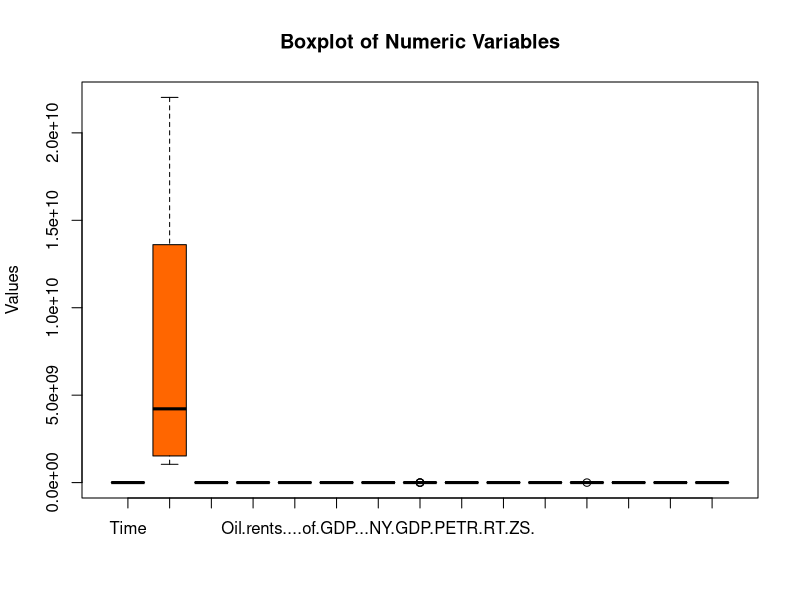
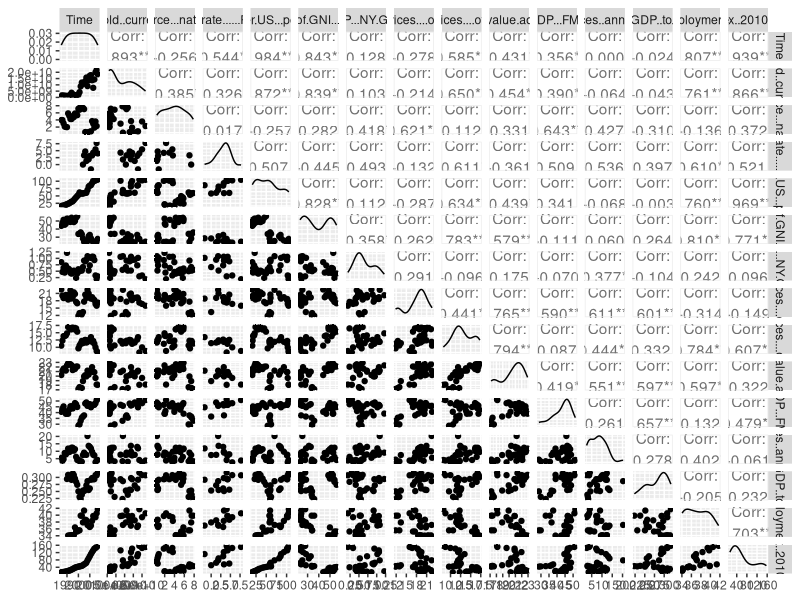
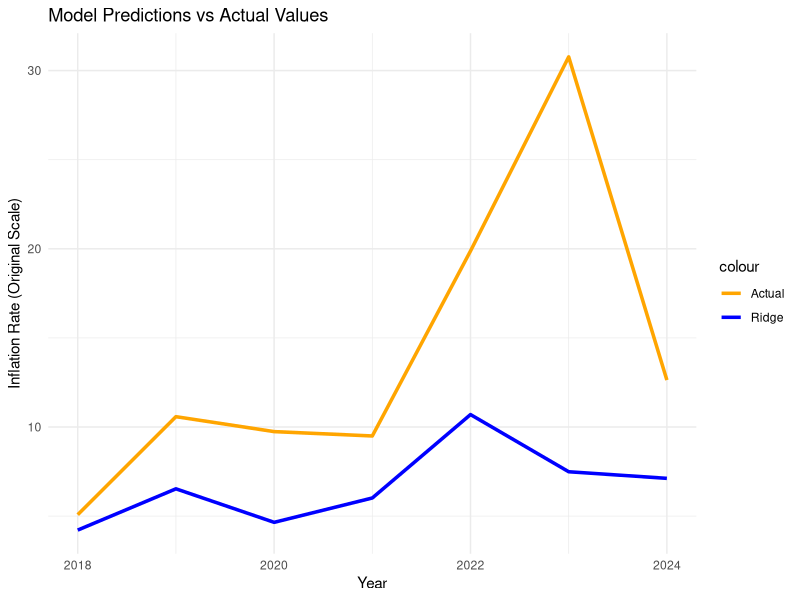
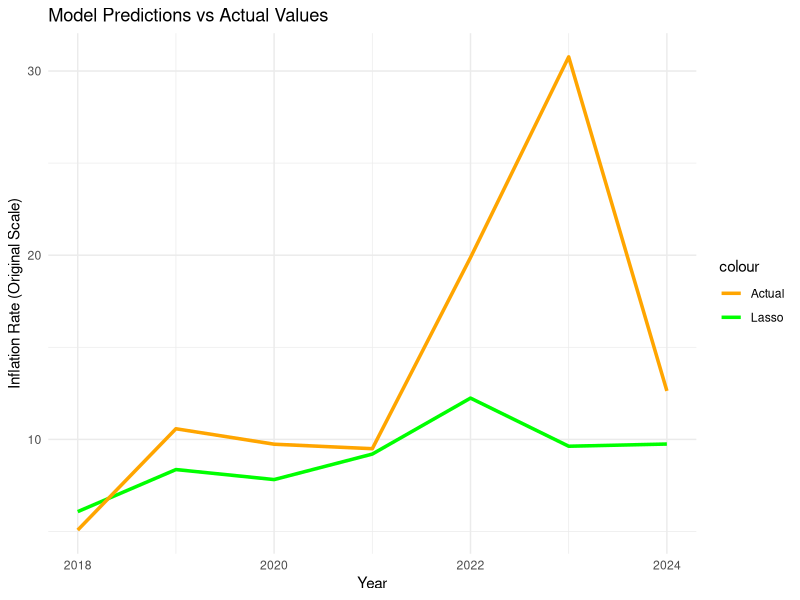
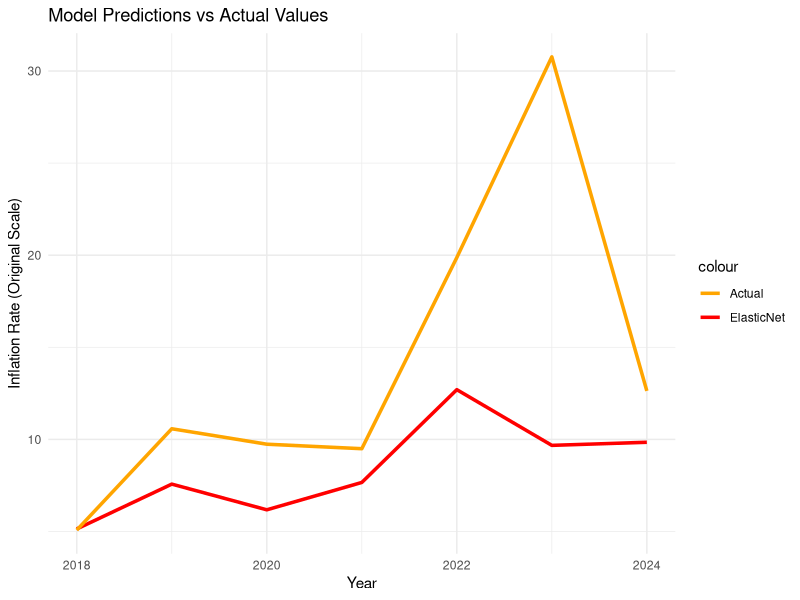
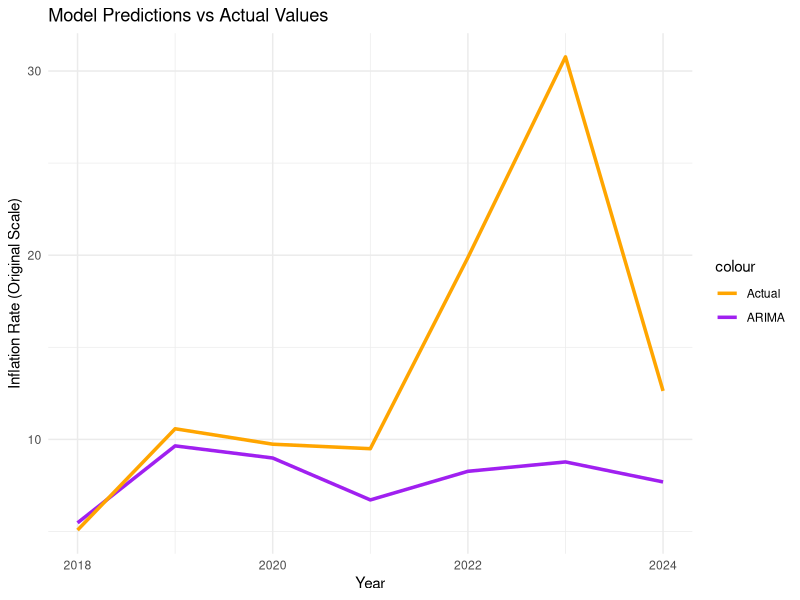
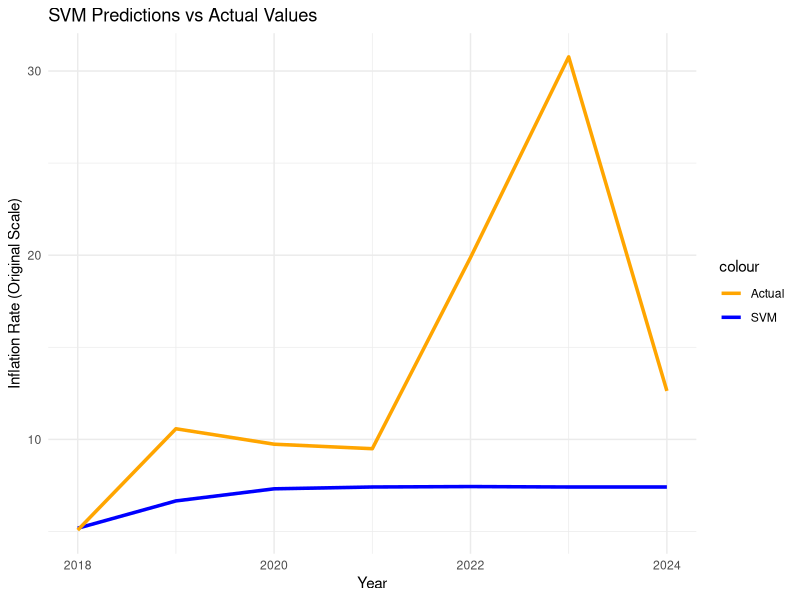
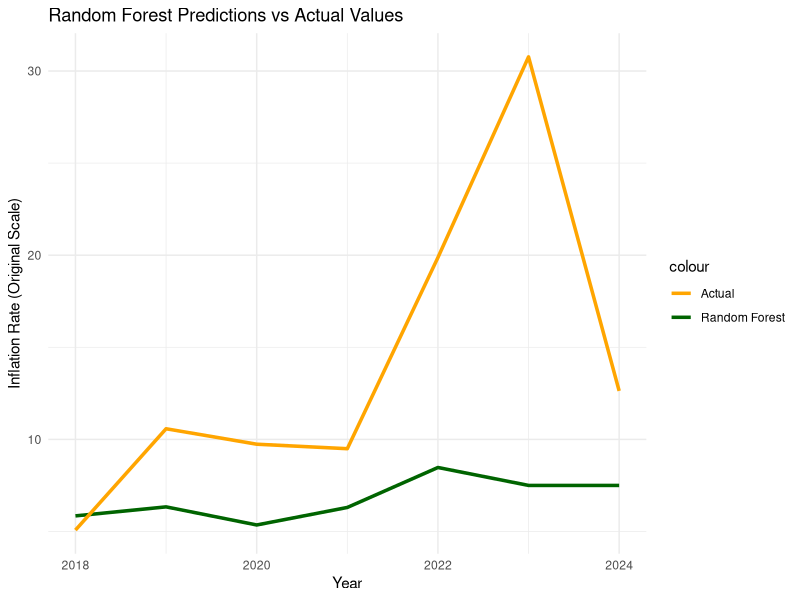

Here is the R script that generated these plots, in order: (Note: this script raises an error after producing the figures.)
# Load required libraries for data manipulation, visualization, and modeling
library(readr)         # For reading CSV files
library(dplyr)         # For data wrangling
library(zoo)           # For time series functions like na.locf
library(ggplot2)       # For creating plots
library(forecast)      # For ARIMA modeling
library(glmnet)        # For Ridge, Lasso, and Elastic Net regression
library(GGally)        # For ggpairs plot (scatterplot matrix)
library(caret)         # For model training utilities
library(e1071)         # For SVM
library(randomForest)  # For Random Forest
library(tseries)
library(tidyr)
# Load the training and testing datasets
train_df <- read.csv('train - Copy.csv', stringsAsFactors = FALSE)
test_df <- read.csv('test - Copy.csv', stringsAsFactors = FALSE)

# Replace missing values denoted by ".." with NA
train_df[train_df == ".."] <- NA
test_df[test_df == ".."] <- NA

# Convert all columns (except first) to numeric
num_cols <- names(train_df)[2:ncol(train_df)]
for (col in num_cols) {
  train_df[[col]] <- as.numeric(train_df[[col]])
  test_df[[col]] <- as.numeric(test_df[[col]])
}

# Select only numeric columns
numeric_df <- train_df[sapply(train_df, is.numeric)]

# Impute missing values with forward fill
train_df[num_cols] <- lapply(train_df[num_cols], na.locf, na.rm = FALSE)
test_df[num_cols] <- lapply(test_df[num_cols], na.locf, na.rm = FALSE)

# View correlation matrix
cor(train_df[sapply(train_df, is.numeric)])

# Display summary statistics
summary(train_df)

# Create a boxplot of numeric variables
boxplot(numeric_df, main = "Boxplot of Numeric Variables", ylab = "Values", col = rainbow(ncol(numeric_df)))

# Create a scatterplot matrix
ggpairs(numeric_df)

# Save target column name and its stats
target_col <- "Inflation..consumer.prices..annual.....FP.CPI.TOTL.ZG."
train_target_mean <- mean(train_df[[target_col]], na.rm = TRUE)
train_target_sd <- sd(train_df[[target_col]], na.rm = TRUE)

# Z-score scale all numeric columns using training stats
train_means <- colMeans(train_df[num_cols], na.rm = TRUE)
train_sds <- apply(train_df[num_cols], 2, sd, na.rm = TRUE)
train_df[num_cols] <- scale(train_df[num_cols])
test_df[num_cols] <- sweep(sweep(test_df[num_cols], 2, train_means, "-"), 2, train_sds, "/")

# Prepare train/test feature matrices and target vectors
X_train <- train_df[, setdiff(num_cols, target_col)]
y_train <- train_df[[target_col]]
X_test <- test_df[, setdiff(num_cols, target_col)]
y_test <- test_df[[target_col]]

# Check for missing values
cat("NAs in X_train:", sum(is.na(X_train)), "\n")
cat("NAs in X_test:", sum(is.na(X_test)), "\n")

# Impute remaining NAs with mean
X_train_ready <- makeX(X_train, na.impute = TRUE, fill.na = "mean")
X_test_ready <- makeX(X_test, na.impute = TRUE, fill.na = "mean")

# Convert data to matrices for modeling
X_train_matrix <- as.matrix(X_train_ready)
X_test_matrix <- as.matrix(X_test_ready)

# Fit models
set.seed(123)
ridge_cv <- cv.glmnet(X_train_matrix, y_train, alpha = 0)
lasso_cv <- cv.glmnet(X_train_matrix, y_train, alpha = 1)
elastic_cv <- cv.glmnet(X_train_matrix, y_train, alpha = 0.5)
svm_fit <- svm(y_train ~ ., data = as.data.frame(X_train_matrix), kernel = "radial", cost = 1, gamma = 0.1)
rf_fit <- randomForest(y_train ~ ., data = as.data.frame(X_train_matrix), ntree = 100, na.action = na.omit)

# Predict using models
ridge_preds <- predict(ridge_cv, s = "lambda.min", newx = X_test_matrix)
lasso_preds <- predict(lasso_cv, s = "lambda.min", newx = X_test_matrix)
elastic_preds <- predict(elastic_cv, s = "lambda.min", newx = X_test_matrix)
svm_preds <- predict(svm_fit, as.data.frame(X_test_matrix))
rf_preds <- predict(rf_fit, as.data.frame(X_test_matrix))

# Actual test values (original scale)
real_test_values <- c(5.078,10.578,9.740, 9.496, 19.874, 30.768, 12.633)

# Scale actual test values using training stats
scaled_actuals <- (real_test_values - train_target_mean) / train_target_sd

# Fit ARIMA model on inflation data
# Check for stationarity using Augmented Dickey-Fuller (ADF) test
target_col <- "Inflation..consumer.prices..annual.....FP.CPI.TOTL.ZG."
target_ts <- ts(train_df[[target_col]], frequency = 1)

adf_test_result <- adf.test(target_ts)
cat("ADF Test p-value:", adf_test_result$p.value, "\n")

# If p-value > 0.05, the series is non-stationary, so apply differencing
if (adf_test_result$p.value > 0.05) {
  cat("The series is non-stationary. Differencing will be applied.\n")
  
  # Apply first-order differencing
  target_ts_diff1 <- diff(target_ts, differences = 1)
  
  # Check stationarity after first differencing
  adf_test_diff1_result <- adf.test(target_ts_diff1)
  cat("ADF Test p-value after first differencing:", adf_test_diff1_result$p.value, "\n")
  
  # If still non-stationary (p-value > 0.05), apply second-order differencing
  if (adf_test_diff1_result$p.value > 0.05) {
    cat("The series is still non-stationary. Second differencing will be applied.\n")
    target_ts_diff2 <- diff(target_ts_diff1, differences = 1)
    
    # Check stationarity after second differencing
    adf_test_diff2_result <- adf.test(target_ts_diff2)
    cat("ADF Test p-value after second differencing:", adf_test_diff2_result$p.value, "\n")
    
    # If still non-stationary (p-value > 0.05), apply third-order differencing
    if (adf_test_diff2_result$p.value > 0.05) {
      cat("The series is still non-stationary. Third differencing will be applied.\n")
      target_ts_diff3 <- diff(target_ts_diff2, differences = 1)
      
      # Check stationarity after third differencing
      adf_test_diff3_result <- adf.test(target_ts_diff3)
      cat("ADF Test p-value after third differencing:", adf_test_diff3_result$p.value, "\n")
      
      target_ts_diff3 <- target_ts_diff3  # Use third differencing if still non-stationary
    } else {
      cat("The series is stationary after second differencing.\n")
      target_ts_diff3 <- target_ts_diff2  # No need for third differencing
    }
  } else {
    cat("The series is stationary after first differencing.\n")
    target_ts_diff3 <- target_ts_diff2  # No need for second or third differencing
  }
} else {
  cat("The series is already stationary.\n")
  target_ts_diff3 <- target_ts  # No differencing needed
}

# Fit the ARIMA model on the differenced series
arima_fit <- auto.arima(target_ts_diff2)

# Forecast for the next 7 years (matching the test set)
arima_forecast <- forecast(arima_fit, h = 7)
arima_preds <- arima_forecast$mean


# Combine predictions into a dataframe
predictions <- data.frame(
  Year = 2018:2024,
  Ridge = as.numeric(ridge_preds),
  Lasso = as.numeric(lasso_preds),
  ElasticNet = as.numeric(elastic_preds),
  ARIMA = as.numeric(arima_preds),
  Actual_Scaled = scaled_actuals,
  SVM = as.numeric(svm_preds),
  RandomForest = as.numeric(rf_preds)
)

# Print predictions
print(predictions)

# Calculate RMSE for each model
cat("\nModel Performance (RMSE in scaled space):\n")
cat("Ridge:", sqrt(mean((predictions$Ridge - predictions$Actual_Scaled)^2)), "\n")
cat("Lasso:", sqrt(mean((predictions$Lasso - predictions$Actual_Scaled)^2)), "\n")
cat("ElasticNet:", sqrt(mean((predictions$ElasticNet - predictions$Actual_Scaled)^2)), "\n")
cat("ARIMA:", sqrt(mean((predictions$ARIMA - predictions$Actual_Scaled)^2)), "\n")
cat("SVM:", sqrt(mean((predictions$SVM - predictions$Actual_Scaled)^2)), "\n")
cat("RandomForest:", sqrt(mean((predictions$RandomForest - predictions$Actual_Scaled)^2)), "\n")

# Inverse transform predictions to original scale
predictions$Ridge_Original <- (predictions$Ridge * train_target_sd) + train_target_mean
predictions$Lasso_Original <- (predictions$Lasso * train_target_sd) + train_target_mean
predictions$ElasticNet_Original <- (predictions$ElasticNet * train_target_sd) + train_target_mean
predictions$ARIMA_Original <- (predictions$ARIMA * train_target_sd) + train_target_mean
predictions$Actual_Original <- real_test_values
predictions$SVM_Original <- (predictions$SVM * train_target_sd) + train_target_mean
predictions$RandomForest_Original <- (predictions$RandomForest * train_target_sd) + train_target_mean

# Print predictions in original scale
print(predictions[, c("Year", "Ridge_Original", "Lasso_Original", 
                      "ElasticNet_Original", "ARIMA_Original", "Actual_Original",
                      "SVM_Original", "RandomForest_Original")])

# Plot predictions vs actual for each model
# Plot Ridge vs Actual
ggplot(predictions, aes(x = Year)) +
  geom_line(aes(y = Ridge_Original, color = "Ridge"), size = 1.2) +
  geom_line(aes(y = Actual_Original, color = "Actual"), size = 1.2)+
  labs(title = "Model Predictions vs Actual Values", x = "Year", y = "Inflation Rate (Original Scale)") +
  theme_minimal() +
  scale_color_manual(values = c("Ridge" = "blue", "Lasso" = "green", 
                                "ElasticNet" = "red", "ARIMA" = "purple", 
                                "Actual" = "orange"))


# Plot Lasso vs Actual
ggplot(predictions, aes(x = Year)) +
  geom_line(aes(y = Lasso_Original, color = "Lasso"), size = 1.2) +
  geom_line(aes(y = Actual_Original, color = "Actual"), size = 1.2)+
  labs(title = "Model Predictions vs Actual Values", x = "Year", y = "Inflation Rate (Original Scale)") +
  theme_minimal() +
  scale_color_manual(values = c("Ridge" = "blue", "Lasso" = "green", 
                                "ElasticNet" = "red", "ARIMA" = "purple", 
                                "Actual" = "orange"))


# Plot ElasticNet vs Actual
ggplot(predictions, aes(x = Year)) +
  geom_line(aes(y = ElasticNet_Original, color = "ElasticNet"), size = 1.2) +
  geom_line(aes(y = Actual_Original, color = "Actual"), size = 1.2)+
  labs(title = "Model Predictions vs Actual Values", x = "Year", y = "Inflation Rate (Original Scale)") +
  theme_minimal() +
  scale_color_manual(values = c("Ridge" = "blue", "Lasso" = "green", 
                                "ElasticNet" = "red", "ARIMA" = "purple", 
                                "Actual" = "orange"))


# Plot ARIMA vs Actual
ggplot(predictions, aes(x = Year)) +
  geom_line(aes(y = ARIMA_Original, color = "ARIMA"), size = 1.2) +
  geom_line(aes(y = Actual_Original, color = "Actual"), size = 1.2)+
  labs(title = "Model Predictions vs Actual Values", x = "Year", y = "Inflation Rate (Original Scale)") +
  theme_minimal() +
  scale_color_manual(values = c("Ridge" = "blue", "Lasso" = "green", 
                                "ElasticNet" = "red", "ARIMA" = "purple", 
                                "Actual" = "orange"))

# Plot SVM vs Actual
ggplot(predictions, aes(x = Year)) +
  geom_line(aes(y = SVM_Original, color = "SVM"), size = 1.2) +
  geom_line(aes(y = Actual_Original, color = "Actual"), size = 1.2) +
  labs(title = "SVM Predictions vs Actual Values",
       x = "Year", y = "Inflation Rate (Original Scale)") +
  theme_minimal() +
  scale_color_manual(values = c("SVM" = "blue", "Actual" = "orange"))


# Plot RandomForest vs Actual 
ggplot(predictions, aes(x = Year)) +
  geom_line(aes(y = RandomForest_Original, color = "Random Forest"), size = 1.2) +
  geom_line(aes(y = Actual_Original, color = "Actual"), size = 1.2) +
  labs(title = "Random Forest Predictions vs Actual Values",
       x = "Year", y = "Inflation Rate (Original Scale)") +
  theme_minimal() +
  scale_color_manual(values = c("Random Forest" = "darkgreen", "Actual" = "orange"))

# Combined plot
ggplot(predictions, aes(x = Year)) +
  geom_line(aes(y = Ridge_Original, color = "Ridge"), size = 1.2) +
  geom_line(aes(y = Lasso_Original, color = "Lasso"), size = 1.2) +
  geom_line(aes(y = ElasticNet_Original, color = "ElasticNet"), size = 1.2) +
  geom_line(aes(y = ARIMA_Original, color = "ARIMA"), size = 1.2) +
  geom_line(aes(y = RandomForest_Original, color = "Random Forest"), size = 1.2) +
  geom_line(aes(y = SVM_Original, color = "SVM"), size = 1.2) +
  geom_line(aes(y = Actual_Original, color = "Actual"), size = 1.2) +
  labs(title = "Model Predictions vs Actual Values",
       x = "Year", y = "Inflation Rate (Original Scale)") +
  theme_minimal() +
  scale_color_manual(values = c("Ridge" = "blue", "Lasso" = "green", 
                                "ElasticNet" = "red", "ARIMA" = "purple", 
                                "Random Forest" = "darkgreen", "SVM" = "brown", 
                                "Actual" = "orange"))


#####################################################################################
# additional graphs
# Bar plot of RMSE values
library(tibble)

rmse_df <- tibble::tibble(
  Model = c("Ridge", "Lasso", "ElasticNet", "ARIMA", "SVM", "Random Forest"),
  RMSE = c(
    sqrt(mean((predictions$Ridge - predictions$Actual_Scaled)^2)),
    sqrt(mean((predictions$Lasso - predictions$Actual_Scaled)^2)),
    sqrt(mean((predictions$ElasticNet - predictions$Actual_Scaled)^2)),
    sqrt(mean((predictions$ARIMA - predictions$Actual_Scaled)^2)),
    sqrt(mean((predictions$SVM - predictions$Actual_Scaled)^2)),
    sqrt(mean((predictions$RandomForest - predictions$Actual_Scaled)^2))
  )
)

ggplot(rmse_df, aes(x = reorder(Model, RMSE), y = RMSE, fill = Model)) +
  geom_col(width = 0.7) +
  coord_flip() +
  labs(title = "RMSE Comparison of Models", x = "Model", y = "RMSE") +
  theme_minimal() +
  scale_fill_brewer(palette = "Set1")

# Add absolute error columns
predictions$Elasticnet_Error <- abs(predictions$ElasticNet_Original - predictions$Actual_Original)
predictions$Ridge_Error <- abs(predictions$Ridge_Original - predictions$Actual_Original)
predictions$Lasso_Error <- abs(predictions$Lasso_Original - predictions$Actual_Original)
predictions$ARIMA_Error <- abs(predictions$ARIMA_Original - predictions$Actual_Original)
predictions$SVM_Error <- abs(predictions$SVM_Original - predictions$Actual_Original)
predictions$RandomForest_Error <- abs(predictions$RandomForest_Original - predictions$Actual_Original)

# Plot error bars
ggplot(predictions, aes(x = Year)) +
  geom_line(aes(y = Elasticnet_Error, color = "Elasticnet"), size = 1.2) +
  geom_line(aes(y = Ridge_Error, color = "Ridge"), size = 1.2) +
  geom_line(aes(y = Lasso_Error, color = "Lasso"), size = 1.2) +
  geom_line(aes(y = ARIMA_Error, color = "ARIMA"), size = 1.2) +
  geom_line(aes(y = SVM_Error, color = "SVM"), size = 1.2) +
  geom_line(aes(y = RandomForest_Error, color = "RandomForest"), size = 1.2) +
  labs(title = "Absolute Error by Year", y = "Absolute Error (Inflation %)", x = "Year") +
  theme_minimal() +
  scale_color_manual(values = c("Lasso" = "green", "ARIMA" = "purple" , "Ridge" = "orange", "Elasticnet" = "yellow", "SVM" = "blue", "RandomForest" = "brown"))


################################

# Calculate residuals
predictions$Ridge_Residual <- predictions$Ridge_Original - predictions$Actual_Original
predictions$Lasso_Residual <- predictions$Lasso_Original - predictions$Actual_Original
predictions$ElasticNet_Residual <- predictions$ElasticNet_Original - predictions$Actual_Original
predictions$ARIMA_Residual <- predictions$ARIMA_Original - predictions$Actual_Original
predictions$SVM_Residual <- predictions$SVM_Original - predictions$Actual_Original
predictions$RandomForest_Residual <- predictions$RandomForest_Original - predictions$Actual_Original

# Reshape to long format

residuals_long <- predictions %>%
  select(Year, Ridge_Residual, Lasso_Residual, ElasticNet_Residual, ARIMA_Residual, SVM_Residual, RandomForest_Residual) %>%
  pivot_longer(-Year, names_to = "Model", values_to = "Residual")

# Clean model names
residuals_long$Model <- gsub("_Residual", "", residuals_long$Model)

# Plot residuals
ggplot(residuals_long, aes(x = Year, y = Residual, color = Model)) +
  geom_line(size = 1.2) +
  geom_hline(yintercept = 0, linetype = "dashed") +
  labs(title = "Residual Plot: Predictions vs Actual Inflation",
       y = "Residual (Prediction - Actual)", x = "Year") +
  theme_minimal() +
  scale_color_brewer(palette = "Set1")

####################################################
# Coefficients from Lasso
lasso_coef <- coef(lasso_cv, s = "lambda.min")
lasso_coef_df <- data.frame(
  Feature = rownames(lasso_coef),
  Coefficient = as.vector(lasso_coef)
)
# Filter out zero coefficients and intercept
lasso_coef_df <- subset(lasso_coef_df, Coefficient != 0 & Feature != "(Intercept)")

# Plot
ggplot(lasso_coef_df, aes(x = reorder(Feature, Coefficient), y = Coefficient)) +
  geom_col(fill = "purple") +
  coord_flip() +
  labs(title = "Lasso Feature Importance", x = "Feature", y = "Coefficient") +
  theme_minimal() 
####
# Training data starts in 1985 and ends in 2017, so we have 33 years
train_start_year <- 1985
train_end_year <- 2017
train_len <- 33  # This matches your data

# Forecast for 7 test years (2018–2024)
test_years <- 2018:2024  # 7 years

# Combine years correctly
years_all <- c(train_start_year:train_end_year, test_years)  # 33 years from training + 7 years for forecast = 40 years

# Ensure actual data has 33 values from training + 7 test values
actual_all <- c(train_df[[target_col]], real_test_values)  # 33 training + 7 test = 40 actual values

# Make sure that arima_pred_all contains both fitted and forecasted values
arima_pred_all <- c(as.numeric(fitted_vals), as.numeric(future_vals))  # Combine fitted values and forecast

# Sanity check: lengths should now match
stopifnot(length(years_all) == length(arima_pred_all), length(arima_pred_all) == length(actual_all))

# Create data frame for plotting
arima_plot_df <- data.frame(
  Year = years_all,
  Actual = actual_all,
  ARIMA_Predicted = arima_pred_all
)

ggplot(arima_plot_df, aes(x = Year)) +
  geom_line(aes(y = Actual, color = "Actual"), size = 1) +  # Plot actual values
  geom_line(aes(y = ARIMA_Predicted, color = "ARIMA Predicted"), size = 1, linetype = "dashed") +  # Plot ARIMA predictions
  labs(title = "ARIMA Predictions",
       x = "Year",
       y = "Value") +
  scale_color_manual(values = c("Actual" = "blue", "ARIMA Predicted" = "red")) +  # Customize colors
  theme_minimal()  # Clean and minimal theme

